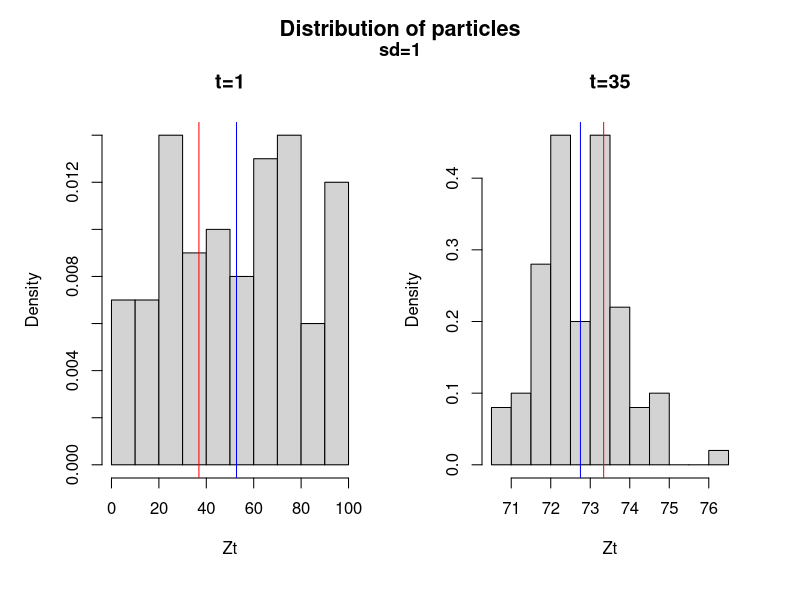
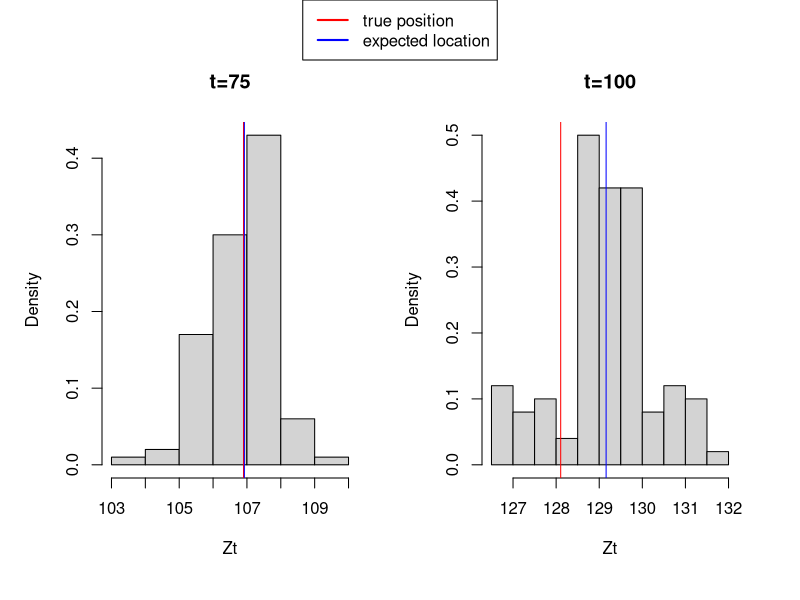
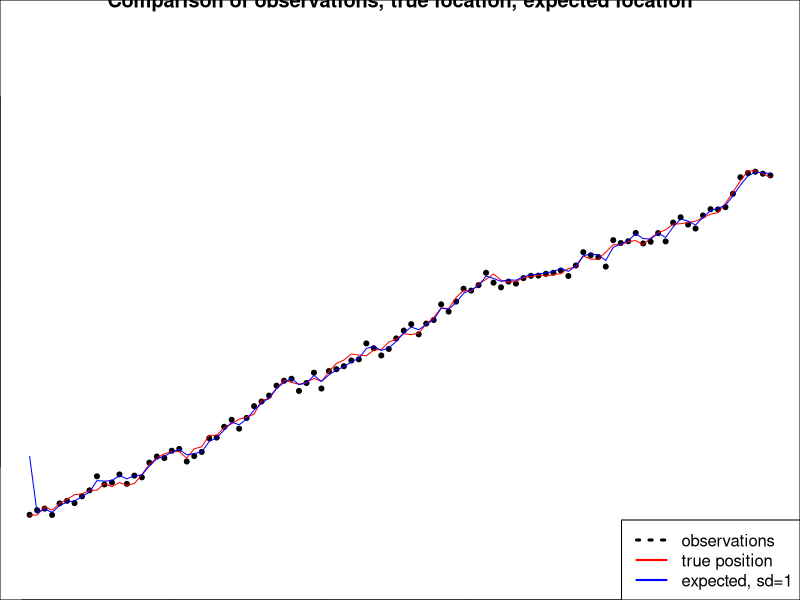
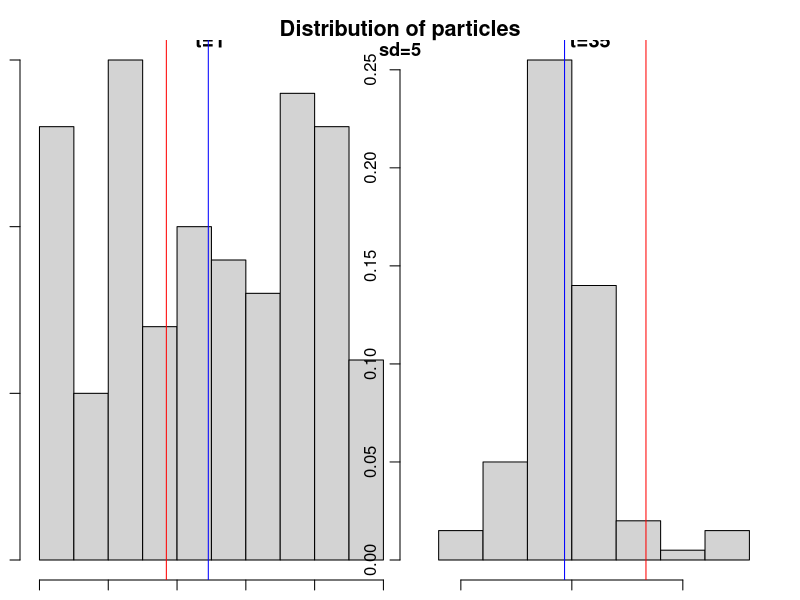
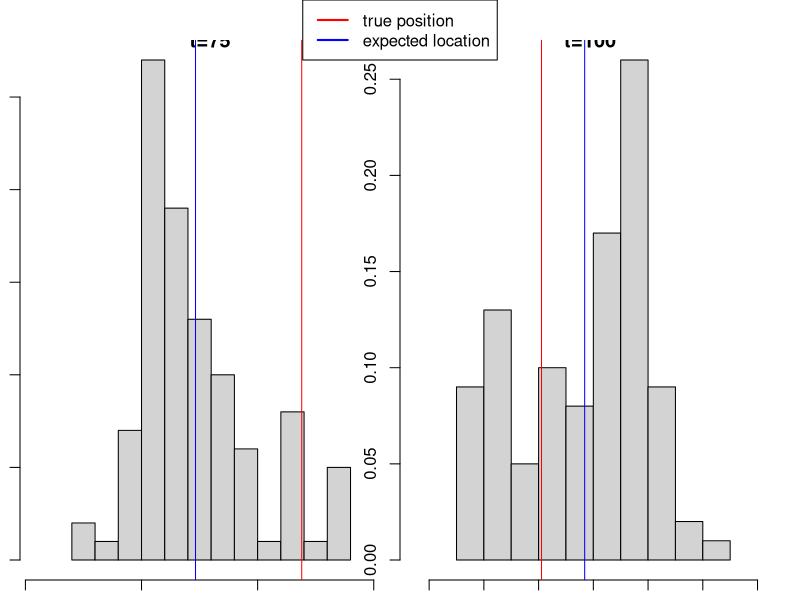
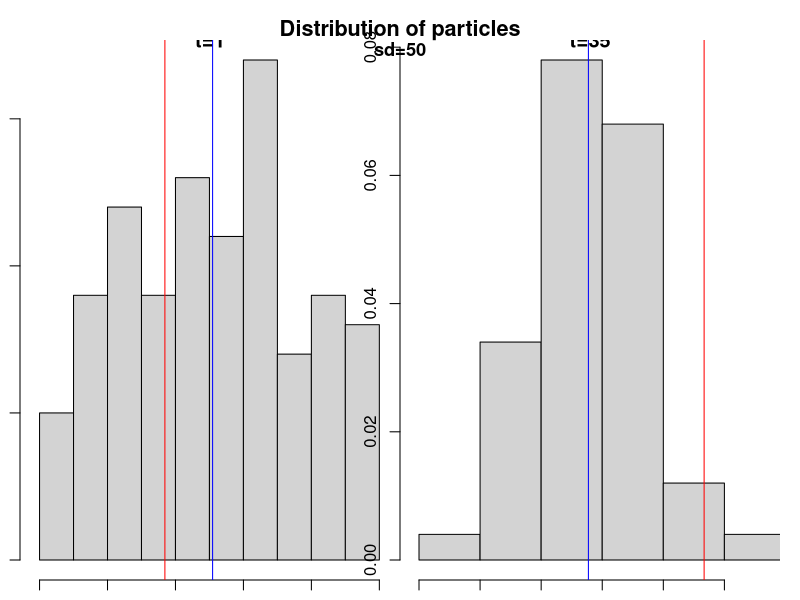
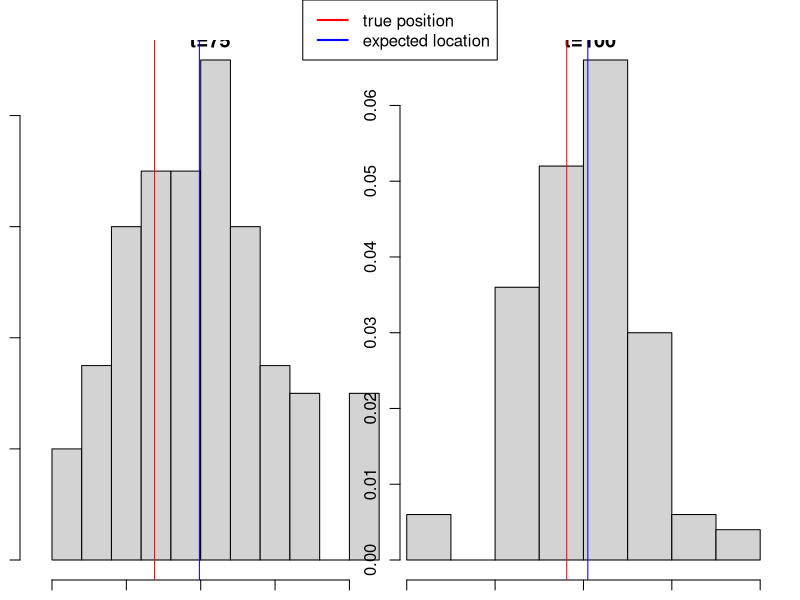
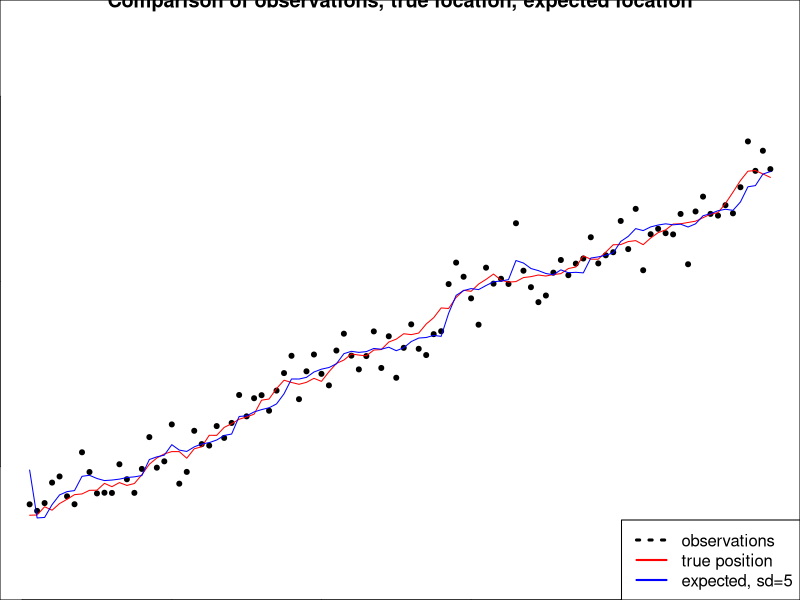

Write the R code that produced these figures, in order.
## ---- chunk 1
knitr::opts_chunk$set(echo = FALSE,tidy.opts=list(width.cutoff=60),tidy=TRUE)
set.seed(987654321)
## ---- chunk 2
# M - number of particals
# Iter - number of time steps T
# z is latent variable
# x is the observation

# Function for sampling from a mixture model
sampleMix <- function(mean1,mean2,mean3,sdX){
   u <- sample(1:3,1)
   means <- c(mean1,mean2,mean3)
   return(rnorm(1,mean=means[u],sd=sdX))
}

## Function that creates the SSM model
create_SSM <- function(z0,TT, sdX=1){
    Zt <- c(z0)

    Xt <- sampleMix(mean1=z0,mean2=(z0-1),mean3=(z0+1),sd=1)
    
    for (i in 2:TT){
        Zt[i] <- sampleMix(mean1=Zt[i-1],mean2=(Zt[i-1]+1),mean3=(Zt[i-1]+2),sdX=1)
        Xt[i] <- sampleMix(mean1=Zt[i],mean2=(Zt[i]-1),mean3=(Zt[i]+1),sdX=sdX)
    }
    return(list(sates=Zt,observations=Xt))   
    
}

generateX <- function(Zt, TT, sdX=1){
  Xt <- c()
  for (i in 1:TT){
    Xt[i] <-  sampleMix(mean1=Zt[i],mean2=(Zt[i]-1),mean3=(Zt[i]+1),sdX=sdX)
  }
  return(Xt)
}

## Particle filter function
particles <- function(Obs, M,Iter, sdX=1, correction=TRUE){
    Xt <- Obs

    #Initialise particles for the latent variable
    Zt <- matrix(ncol=Iter,nrow=M)
    wt <- matrix(ncol=Iter,nrow=M)
    Zt_bar <- matrix(ncol=Iter,nrow=M)
    #fill the initial time step
    Zt[,1] <- runif(M,0,100)
    # Add arbitrary values in order for the indexing to work later
    Zt_bar[,1] <- rep.int(1,M) 
    wt[,1] <- rep.int(1,M)

    for (t in 2:Iter){
        # Prediction
        for (m in 1:M){
            # sample from the transition model (current Z_t depends on the Z_{t-1})
            Zt_bar[m,t] <- sampleMix(mean1=Zt[m,t-1],mean2=(Zt[m,t-1]+1),mean3=(Zt[m,t-1]+2),sdX=1)
            #Calculate weights
            wt[m,t] <- (dnorm(Xt[t],mean=Zt_bar[m,t],sd=sdX)+
                        dnorm(Xt[t],mean=(Zt_bar[m,t]-1),sd=sdX)+
                        dnorm(Xt[t],mean=(Zt_bar[m,t]+sdX),sd=1))/3
        }
        # Correction
        if (correction){
            Zt[,t]<- sample(Zt_bar[,t], M, replace = TRUE, prob = wt[,t])
        }else{
            Zt[,t] <- Zt_bar[,t]
        }
        
    }
    return(list(Zt=Zt,Zt_bar=Zt_bar,wt=wt))
    
}

## ---- chunk 3
# Create the model
my_SSM <- create_SSM(runif(1,0,100),100)

# Filter particles
results_q1 <- particles(my_SSM$observations,100,100)

# Expected location
exp_loc_q1 <- colMeans(results_q1$Zt)
## ---- chunk 4
par(mfrow=c(1,2), oma = c(1, 1, 2, 1))
hist(results_q1$Zt[,1],freq = FALSE,xlab = "Zt",main="t=1")
abline(v=my_SSM$sates[1],col="red")
abline(v=exp_loc_q1[1],col="blue")

hist(results_q1$Zt[,35],freq = FALSE,xlab = "Zt",main="t=35")
abline(v=my_SSM$sates[35],col="red")
abline(v=exp_loc_q1[35],col="blue")

mtext("Distribution of particles", side = 3, line = 0, outer = TRUE, font = 2, cex=1.3)
mtext("sd=1", side = 3, line = -1, outer = TRUE, font = 2, cex=1.1)

hist(results_q1$Zt[,75],freq = FALSE,xlab = "Zt",main="t=75")
abline(v=my_SSM$sates[75],col="red")
abline(v=exp_loc_q1[75],col="blue")

hist(results_q1$Zt[,100],freq = FALSE,xlab = "Zt",main="t=100")
abline(v=my_SSM$sates[100],col="red")
abline(v=exp_loc_q1[100],col="blue")

par(fig = c(0, 1, 0, 1), oma = c(0, 0, 0, 0), mar = c(0, 0, 0, 0), new = TRUE)
plot(0, 0, type = "n", bty = "n", xaxt = "n", yaxt = "n")
legend("top",c("true position","expected location"),
        col = c("red","blue"), lty = c(1, 1), lwd=c(2, 2), xpd=TRUE)
## ---- chunk 5
plot(my_SSM$observations, pch=20, ylab="Position", xlab="Time step", 
     main="Comparison of observations, true location, expected location", ylim = c(20,170))
lines(my_SSM$sates, col="red")
lines(exp_loc_q1, col="blue")
legend("bottomright",c("observations","true position","expected, sd=1"),
       col = c("black","red","blue"), lty = c(3,1, 1), lwd=c(3,rep(2,2)))
## ---- chunk 6
# Create observations for the model with sd=5
my_SSM_2a <-list()
my_SSM_2a$sates <- my_SSM$sates
my_SSM_2a$observations <- generateX(my_SSM$sates,100,sdX = 5)
# Filter particles, sd=5
results_q2a <- particles(my_SSM_2a$observations,100,100,sdX = 5)
# Expected location
exp_loc_q2a <- colMeans(results_q2a$Zt)

# Create the model, sd=50
my_SSM_2b <-list()
my_SSM_2b$sates <- my_SSM$sates
my_SSM_2b$observations <- generateX(my_SSM$sates,100,sdX = 50)
# Filter particles, sd=50
results_q2b <- particles(my_SSM_2b$observations,100,100,sdX = 50)
# Expected location
exp_loc_q2b <- colMeans(results_q2b$Zt)
## ---- chunk 7
# Plot results from 2a, sd =5

par(mfrow=c(1,2), oma = c(1, 1, 2, 1))
hist(results_q2a$Zt[,1],freq = FALSE,xlab = "Zt",main="t=1",
     xlim=c(min(min(results_q2a$Zt[,1],my_SSM_2a$sates[1]))-2,
            max(max(results_q2a$Zt[,1]),my_SSM_2a$sates[1])+2))
abline(v=my_SSM_2a$sates[1],col="red")
abline(v=exp_loc_q2a[1],col="blue")

hist(results_q2a$Zt[,35],freq = FALSE,xlab = "Zt",main="t=35",
     xlim=c(min(min(results_q2a$Zt[,35],my_SSM_2a$sates[35]))-2,
            max(max(results_q2a$Zt[,35]),my_SSM_2a$sates[35])+2))
abline(v=my_SSM_2a$sates[35],col="red")
abline(v=exp_loc_q2a[35],col="blue")

mtext("Distribution of particles", side = 3, line = 0, outer = TRUE, font = 2, cex=1.3)
mtext("sd=5", side = 3, line = -1, outer = TRUE, font = 2, cex=1.1)

hist(results_q2a$Zt[,75],freq = FALSE,xlab = "Zt",main="t=75",
     xlim=c(min(min(results_q2a$Zt[,75],my_SSM_2a$sates[75]))-2,
            max(max(results_q2a$Zt[,75]),my_SSM_2a$sates[75])+2))
abline(v=my_SSM_2a$sates[75],col="red")
abline(v=exp_loc_q2a[75],col="blue")

hist(results_q2a$Zt[,100],freq = FALSE,xlab = "Zt",main="t=100",
     xlim=c(min(min(results_q2a$Zt[,100],my_SSM_2a$sates[100]))-2,
            max(max(results_q2a$Zt[,100]),my_SSM_2a$sates[100])+2))
abline(v=my_SSM_2a$sates[100],col="red")
abline(v=exp_loc_q2a[100],col="blue")

par(fig = c(0, 1, 0, 1), oma = c(0, 0, 0, 0), mar = c(0, 0, 0, 0), new = TRUE)
plot(0, 0, type = "n", bty = "n", xaxt = "n", yaxt = "n")
legend("top",c("true position","expected location"),
        col = c("red","blue"), lty = c(1, 1), lwd=c(2, 2), xpd=TRUE)
## ---- chunk 8
# Plot results from 2b, sd =50

par(mfrow=c(1,2), oma = c(1, 1, 2, 1))
hist(results_q2b$Zt[,1],freq = FALSE,xlab = "Zt",main="t=1",xlim=c(min(min(results_q2b$Zt[,1],my_SSM_2b$sates[1]))-2,
              max(max(results_q2b$Zt[,1]),my_SSM_2b$sates[1])+2))
abline(v=my_SSM_2b$sates[1],col="red")
abline(v=exp_loc_q2b[1],col="blue")

hist(results_q2b$Zt[,35],freq = FALSE,xlab = "Zt",main="t=35",
     xlim=c(min(min(results_q2b$Zt[,35],my_SSM_2b$sates[35]))-2,
            max(max(results_q2b$Zt[,35]),my_SSM_2b$sates[35])+2))
abline(v=my_SSM_2b$sates[35],col="red")
abline(v=exp_loc_q2b[35],col="blue")

mtext("Distribution of particles", side = 3, line = 0, outer = TRUE, font = 2, cex=1.3)
mtext("sd=50", side = 3, line = -1, outer = TRUE, font = 2, cex=1.1)

hist(results_q2b$Zt[,75],freq = FALSE,xlab = "Zt",main="t=75",
     xlim=c(min(min(results_q2b$Zt[,75],my_SSM_2b$sates[75]))-2,
            max(max(results_q2b$Zt[,75]),my_SSM_2b$sates[75])+2))
abline(v=my_SSM_2b$sates[75],col="red")
abline(v=exp_loc_q2b[75],col="blue")

hist(results_q2b$Zt[,100],freq = FALSE,xlab = "Zt",main="t=100",
     xlim=c(min(min(results_q2b$Zt[,100],my_SSM_2b$sates[100]))-2,
            max(max(results_q2b$Zt[,100]),my_SSM_2b$sates[100])+2))
abline(v=my_SSM_2b$sates[100],col="red")
abline(v=exp_loc_q2b[100],col="blue")

par(fig = c(0, 1, 0, 1), oma = c(0, 0, 0, 0), mar = c(0, 0, 0, 0), new = TRUE)
plot(0, 0, type = "n", bty = "n", xaxt = "n", yaxt = "n")
legend("top",c("true position","expected location"),
        col = c("red","blue"), lty = c(1, 1), lwd=c(2, 2), xpd=TRUE)
## ---- chunk 9
plot(my_SSM_2a$observations, pch=20, ylab="Position", xlab="Time step", 
     main="Comparison of observations, true location, expected location", ylim = c(20,170))
lines(my_SSM$sates, col="red")
lines(exp_loc_q2a, col="blue")
legend("bottomright",c("observations","true position","expected, sd=5"),
       col = c("black","red","blue"), lty = c(3,1, 1), lwd=c(3,rep(2,2)))

plot(my_SSM_2b$observations, pch=20, ylab="Position", xlab="Time step", 
     main="Comparison of observations, true location, expected location", ylim = c(20,170))
lines(my_SSM$sates, col="red")
lines(exp_loc_q2b, col="blue")
legend("bottomright",c("observations","true position","expected, sd=50"),
       col = c("black","red","blue"), lty = c(3,1, 1), lwd=c(3,rep(2,2)))
## ---- chunk 10
# Filter particles
results_q3 <- particles(my_SSM$observations,100,100,correction = FALSE)

#Expected location
exp_loc_q3 <- colMeans(results_q3$Zt)

par(mfrow=c(1,2), oma = c(1, 1, 2, 1))

hist(results_q3$Zt[,1],freq = FALSE,xlab = "Zt",main="Distribution of particles, t=1")
abline(v=my_SSM$sates[1],col="red")
abline(v=exp_loc_q3[1],col="blue")

hist(results_q3$Zt[,35],freq = FALSE,xlab = "Zt",main="Distribution of particles, t=35")
abline(v=my_SSM$sates[35],col="red")
abline(v=exp_loc_q3[35],col="blue")

mtext("Distribution of particles", side = 3, line = 0, outer = TRUE, font = 2, cex=1.3)
mtext("sd=1 & no correction", side = 3, line = -1, outer = TRUE, font = 2, cex=1.1)

hist(results_q3$Zt[,75],freq = FALSE,xlab = "Zt",main="Distribution of particles, t=75")
abline(v=my_SSM$sates[75],col="red")
abline(v=exp_loc_q3[75],col="blue")

hist(results_q3$Zt[,100],freq = FALSE,xlab = "Zt",main="Distribution of particles, t=100")
abline(v=my_SSM$sates[100],col="red")
abline(v=exp_loc_q3[100],col="blue")

par(fig = c(0, 1, 0, 1), oma = c(0, 0, 0, 0), mar = c(0, 0, 0, 0), new = TRUE)
plot(0, 0, type = "n", bty = "n", xaxt = "n", yaxt = "n")
legend("top",c("true position","expected location"),
        col = c("red","blue"), lty = c(1, 1), lwd=c(2, 2), xpd=TRUE)
## ---- chunk 11
plot(my_SSM$observations, pch=20, ylab="Position", xlab="Time step", 
     main="Comparison of observations, true location, expected location", ylim = c(20,170))
lines(my_SSM$sates, col="red")
lines(exp_loc_q3, col="blue")
legend("bottomright",c("observations","true position","expected, no corr"),
       col = c("black","red","blue"), lty = c(3,1, 1), lwd=c(3,rep(2,2)))
